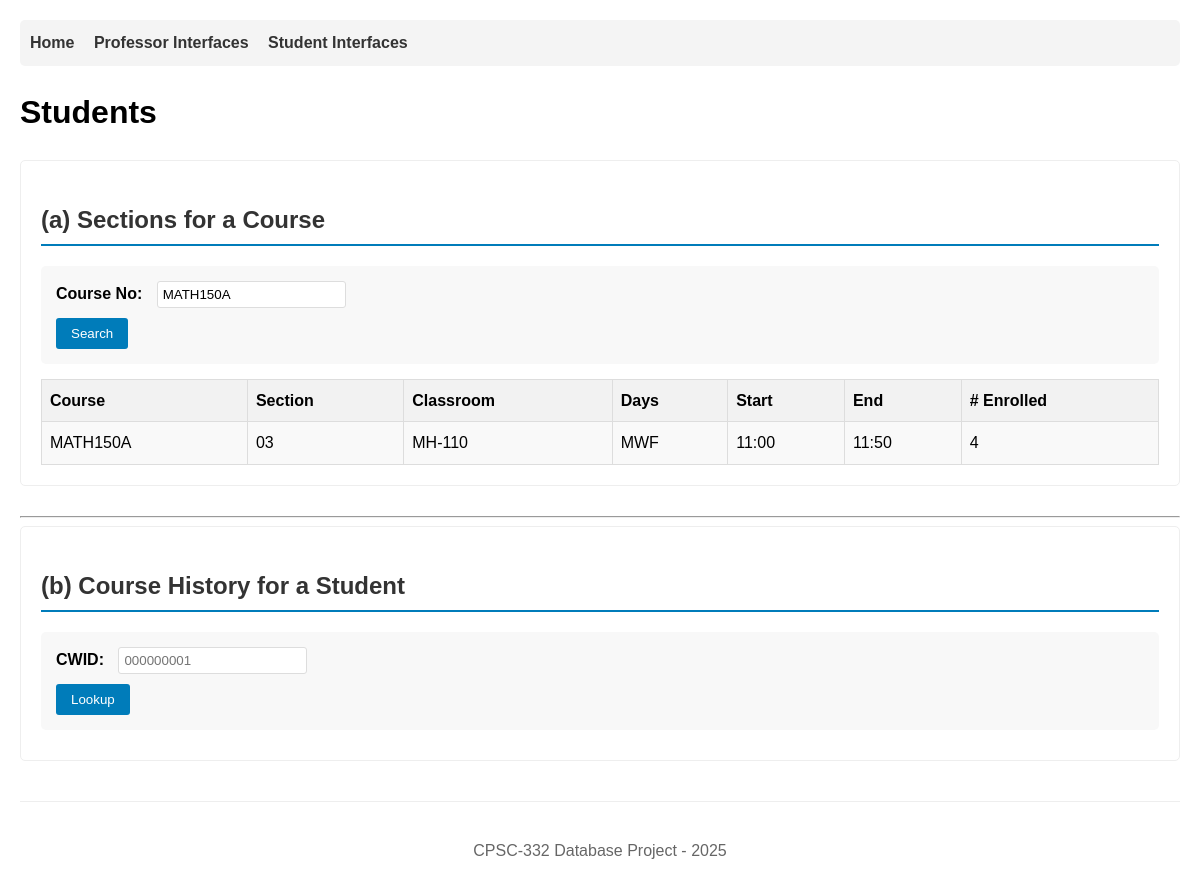
/students.php?course_no=MATH150A, run on the app's committed database.
### tables this page shows
CREATE TABLE sections (
  course_no      VARCHAR(10) NOT NULL,
  section_no     VARCHAR(8)  NOT NULL,
  classroom      VARCHAR(50),
  seats          INT,
  meeting_days   VARCHAR(10),        
  start_time     TIME,
  end_time       TIME,
  professor_ssn  CHAR(9) NOT NULL,
  PRIMARY KEY (course_no, section_no),
  CONSTRAINT fk_sec_course FOREIGN KEY (course_no) REFERENCES courses(course_no),
  CONSTRAINT fk_sec_prof   FOREIGN KEY (professor_ssn) REFERENCES professors(ssn)
);

### public/students.php (the view, shortened to what this page needs)
<?php
$pdo = db();
$sections = [];
if (isset($_GET['course_no'])) {
  $stmt = $pdo->prepare("
    SELECT s.course_no, s.section_no, s.classroom, s.meeting_days, s.start_time, s.end_time,
           COUNT(e.id) AS enrolled
    FROM sections s
    LEFT JOIN enrollments e
      ON e.course_no = s.course_no AND e.section_no = s.section_no
    WHERE s.course_no = ?
    GROUP BY s.course_no, s.section_no, s.classroom, s.meeting_days, s.start_time, s.end_time
    ORDER BY s.section_no
  ");
  $stmt->execute([$_GET['course_no']]);
  $sections = $stmt->fetchAll();
}
ob_start(); ?>
<section>
  <h2>(a) Sections for a Course</h2>
  <form method="get">
    <label>Course No: <input name="course_no" placeholder="CPSC332"
      value="<?= htmlspecialchars($_GET['course_no'] ?? '') ?>"></label>
    <button type="submit">Search</button>
  </form>
  <?php if ($sections): ?>
    <table>
      <tr><th>Course</th><th>Section</th><th>Classroom</th><th>Days</th><th>Start</th><th>End</th><th># Enrolled</th></tr>
      <?php foreach ($sections as $r): ?>
        <tr>
          <td><?= htmlspecialchars($r['course_no']) ?></td>
          <td><?= htmlspecialchars($r['section_no']) ?></td>
          <td><?= htmlspecialchars($r['classroom']) ?></td>
          <td><?= htmlspecialchars($r['meeting_days']) ?></td>
          <td><?= htmlspecialchars(substr($r['start_time'],0,5)) ?></td>
          <td><?= htmlspecialchars(substr($r['end_time'],0,5)) ?></td>
          <td><?= (int)$r['enrolled'] ?></td>
        </tr>
      <?php endforeach; ?>
    </table>
  <?php elseif (isset($_GET['course_no'])): ?>
    <p>No sections found.</p>
  <?php endif; ?>
</section>
<hr>
<section>
  <h2>(b) Course History for a Student</h2>
  <form method="get">
    <label>CWID: <input name="cw_id" placeholder="000000001"
      value="<?= htmlspecialchars($_GET['cw_id'] ?? '') ?>"></label>
    <button type="submit">Lookup</button>
  </form>
</section>
<?php
require __DIR__ . '/../app/views/layout.php';

### app/views/layout.php (style rules this page uses)
body { font-family: Arial, sans-serif; max-width: 1200px; margin: 0 auto; padding: 20px; line-height: 1.6; }
table { border-collapse: collapse; width: 100%; margin-top: 15px; }
th, td { border: 1px solid #ddd; padding: 8px; text-align: left; }
th { background-color: #f2f2f2; font-weight: bold; }
tr:nth-child(even) { background-color: #f9f9f9; }
form { background: #f8f8f8; padding: 15px; border-radius: 5px; margin: 10px 0; }
form label { display: block; margin-bottom: 10px; font-weight: bold; }
form input { padding: 5px; margin-left: 10px; border: 1px solid #ddd; border-radius: 3px; }
button { background: #007cba; color: white; padding: 8px 15px; border: none; border-radius: 3px; cursor: pointer; }
section { margin-bottom: 30px; padding: 20px; border: 1px solid #eee; border-radius: 5px; }
h2 { color: #333; border-bottom: 2px solid #007cba; padding-bottom: 5px; }

### data on the page
sections: course_no "MATH150A", section_no "03", classroom "MH-110", meeting_days "MWF", start_time "11:00", end_time "11:50", enrolled "4"

### other printed values
$title "Students"
